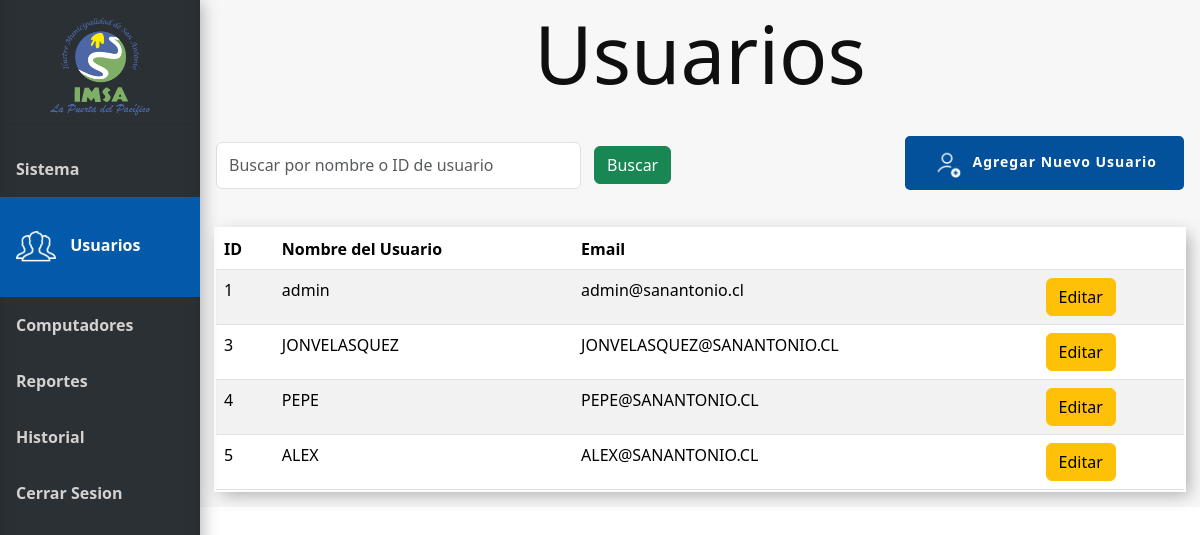
The app's page /usuarios (signed in), older data.
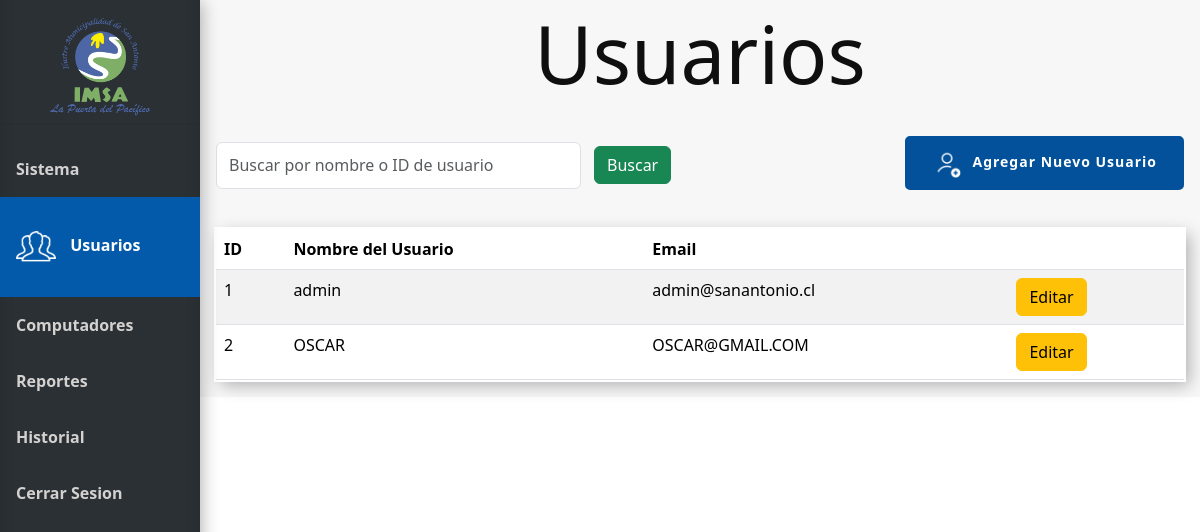
The same page, newer data.
### tables this page shows
CREATE TABLE Usuario (
    Id_usuario INTEGER PRIMARY KEY AUTOINCREMENT,
    Nombre_user VARCHAR(100),
    Email VARCHAR(100),
    Psw VARCHAR(100)
);

### app.py (the view)
@app.route('/usuarios', methods=['GET'])
@login_required
def usuarios():
    conn = get_db_connection()
    search_query = request.args.get('search', '')
    query = '''SELECT Usuario.Id_usuario, Usuario.Nombre_user, Usuario.Email FROM Usuario Where 1 = 1'''
    pcs = conn.execute("SELECT * FROM Pc").fetchall()
    params = []
    if search_query:
        query += ' AND (Usuario.Nombre_user LIKE ?  OR Usuario.Id_usuario LIKE ?)'
        params.extend(['%' + search_query + '%', '%' + search_query + '%'])
    users = conn.execute(query, params).fetchall()
    conn.close()
    return render_template('usuarios.html', users=users, pcs=pcs)

### app.py (called while the page is built)
@login_manager.user_loader
def load_user(user_id):
    return Usuario.get_by_id(user_id)

def get_db_connection():
    conn = sqlite3.connect('database.db')
    conn.row_factory = sqlite3.Row
    return conn

### model.py (called while the page is built)
def get_db_connection():
    conn = sqlite3.connect('database.db')
    conn.row_factory = sqlite3.Row
    return conn

    @staticmethod
    def get_by_id(id_usuario):
        conn = get_db_connection()
        user_data = conn.execute('SELECT * FROM Usuario WHERE Id_usuario = ?', (id_usuario,)).fetchone()
        conn.close()
        if user_data:
            return Usuario(user_data['Id_usuario'], user_data['Nombre_user'], user_data['Email'], user_data['psw'])
        return None

### templates/usuarios.html (shortened to what this page needs)
{% extends 'base.html' %}
{% block head %}
<link rel="stylesheet" href="{{ url_for('static', filename='css/style_usuarios.css') }}">
{% endblock %}
{% block content %}
<h1 class="block-effect" style="--td:0.3s">
    <div class="block-reveal" style="--bc: #2b3034; --d: 0.5s">Usuarios</div>
</h1>
<div class="head">
    <div class="filtros">
        <form method="get" action="{{ url_for('usuarios') }}" id="filtro-form">
            <div class="filtro">
                <input class="form-control me-2" type="search" name="search"
                    placeholder="Buscar por nombre o ID de usuario" aria-label="Search"
                    value="{{ request.args.get('search', '') }}">
                <button class="btn btn-success" type="submit">Buscar</button>
            </div>
        </form>
    </div>
    <div class="Botones_Usuario">
        <button class="button_slide slide_left" data-bs-toggle="modal" data-bs-target="#ModalAgregarUsuario"><img
                id="agregar" src="{{ url_for('static', filename='img/icon-agregar-usuario.png') }}" alt="icon-agregar"
                width="30px"><b>Agregar Nuevo Usuario</b></button>
    </div>
</div>
{% if users %}
<table class="table table-responsive-md table-striped mt-3">
    <thead>
        <tr>
            <th>ID</th>
            <th>Nombre del Usuario</th>
            <th class="responsive">Email</th>
            <th></th>
        </tr>
    </thead>
    <tbody>
        {% for row in users %}
        <tr>
            <td>{{ row['Id_usuario'] }}</td>
            <td>{{ row['Nombre_user'] }}</td>
            <td class="responsive">{{ row['email'] }}</td>
            <td>
                <a href="{{ url_for('editar_usuario', id=row['Id_usuario']) }}" class="btn btn-warning">Editar</a>
            </td>
        </tr>
        {% endfor %}
    </tbody>
</table>
{% else %}
<tr>
    <div class="alert alert-danger" role="alert">
        No existen registros.
    </div>
</tr>
{% endif %}
{% endblock %}

### templates/base.html (shortened to what this page needs)
<!doctype html>
<html lang="es">
<head>
  {% block head %} {% endblock %}
  <link rel="stylesheet" href="{{ url_for('static', filename='css/style_base.css') }}">
  <link href="https://cdn.jsdelivr.net/npm/bootstrap@5.3.3/dist/css/bootstrap.min.css" rel="stylesheet"
>
</head>
<body>
  <div class="sidebar" style="display: flex; flex-direction: column;">
    <div class="tituloMenu">
      <img src="{{ url_for('static', filename='img/logo.png') }}" alt="Logo-IMSA" width="100px">
    </div>
    <hr>
    <a href="{{ url_for('index') }}" class="slide_right {% if request.endpoint == 'index' %}active{% endif %}">
      <b>Sistema</b>
    </a>
    <a href="{{ url_for('usuarios') }}" class="slide_right {% if request.endpoint == 'usuarios' %}active{% endif %}">
      <img id="icon-usuarios" class="menu-icon {% if request.endpoint == 'usuarios' %}show{% endif %}"
        src="{{ url_for('static', filename='img/icon-usuarios.png') }}" alt="icon-Usuarios">
      <b>Usuarios</b>
    </a>
    <a href="{{ url_for('computadores') }}"
      class="slide_right {% if request.endpoint == 'computadores' %}active{% endif %}">
      <b>Computadores</b>
    </a>
    <a href="{{ url_for('reportes') }}" class="slide_right {% if request.endpoint == '#' %}active{% endif %}">
      <b>Reportes</b>
    </a>
    <a href="{{ url_for('historial') }}" class="slide_right {% if request.endpoint == '#' %}active{% endif %}">
      <b>Historial</b>
    </a>
    <a href="{{ url_for('logout') }}" class="slide_right {% if request.endpoint == '#' %}active{% endif %}">
      <b>Cerrar Sesion</b>
    </a>
  </div>
  <div class="content">
    {% block content %}
    {% endblock %}
  </div>
</body>
</html>

### static/css/style_usuarios.css (style rules this page uses)
* { margin: 0; padding: 0; }
.head { display: flex; width: 100%; justify-content: space-between; }
#agregar { margin-right: 10px; }
.Botones_Usuario { display: flex; align-items: center; }

### static/css/style_base.css (style rules this page uses)
body { margin: 0; font-family: "Lato", sans-serif; background-color: #f7f7f7; }
.content { background-color: #f7f7f7; height: 100%; }
*, *::before, *::after { margin: 0; padding: 0; box-sizing: border-box; }
body { font-family: -apple-system, BlinkMacSystemFont, 'Segoe UI', Roboto, Oxygen, Ubuntu, Cantarell, 'Open Sans', 'Helvetica Neue', sans-serif; }
.block-effect { font-size: calc(8px + 6vw); }
.block-reveal { --t: calc(var(--td) + var(--d)); color: transparent; padding: 4px; position: relative; overflow: hidden; animation: revealBlock 0s var(--t) forwards; }
.block-reveal::after { content: ''; width: 0%; height: 100%; padding-bottom: 4px; position: absolute; top: 0; left: 0; background: var(--bc); animation: revealingIn var(--td) var(--d) forwards, revealingOut var(--td) var(--t) forwards; }
h1 { text-align: center; }
.tituloMenu { display: flex; flex-direction: column; margin-top: 10px; margin-bottom: 10px; align-items: center; height: 11%; }
.sidebar { margin: 0; padding: 0; width: 200px; background-color: #2b3034; position: fixed; height: 100%; overflow: auto; box-shadow: inset 0 -1em 1em rgba(0, 0, 0, 0.1), 0.1em 0.1em 1em rgba(0, 0, 0, 0.3); }
.sidebar a { display: flex; align-items: center; color: #d4d2d0; padding: 16px; text-decoration: none; display: inline-block; cursor: pointer; box-shadow: inset 0 0 0 0 #00213e; -webkit-transition: ease-out 0.4s; -moz-transition: ease-out 0.4s; transition: ease-out 0.4s; }
.sidebar a.active { background-color: #045aaa; color: white; padding-top: 15%; padding-bottom: 15%; }
.button_slide { color: #FFF; border: 2px solid #02519a; background-color: #02519a; border-radius: 5px; padding: 10px 25px 10px 25px; display: inline-block; font-size: 14px; letter-spacing: 1px; cursor: pointer; box-shadow: inset 0 0 0 0 #00213e; -webkit-transition: ease-out 0.4s; -moz-transition: ease-out 0.4s; transition: ease-out 0.4s; }
div.content { margin-left: 200px; padding: 1px 16px; height: 100%; }
.menu-icon { display: none; width: 40px; margin-right: 10px; }
.sidebar a.active .menu-icon, .sidebar a:hover .menu-icon { display: inline-block; }
.head { height: 100px; }
.filtros { width: 50%; display: flex; align-items: center; justify-content: space-around; }
.filtro { margin-top: 1%; padding-right: 1%; display: flex; flex-direction: row; width: 100%; }
#filtro-form { width: 100%; }
.filtro > button { margin: 1% 5% 1% 1%; }
.table { box-shadow: inset 0 -3em 3em rgba(0, 0, 0, 0.1), 0 0 0 2px rgb(255, 255, 255), 0.3em 0.3em 1em rgba(0, 0, 0, 0.3); margin-top: 2%; }

Row changes from the older to the newer data that the page shows:
removed Usuario: Id_usuario "3", Nombre_user "JONVELASQUEZ", email "JONVELASQUEZ@SANANTONIO.CL"
removed Usuario: Id_usuario "4", Nombre_user "PEPE", email "PEPE@SANANTONIO.CL"
removed Usuario: Id_usuario "5", Nombre_user "ALEX", email "ALEX@SANANTONIO.CL"
added Usuario: Id_usuario "2", Nombre_user "OSCAR", email "OSCAR@GMAIL.COM"
